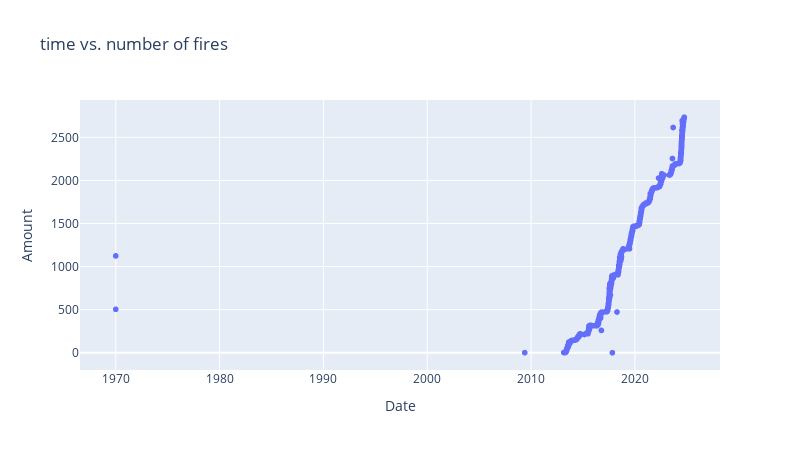

Notebook code for this chart:
### Markdown cell above
**(Click Here)**

**Q1** 
There are 23 variables and 2734 observations
**Q2**
There are 3 different incidennt types, excluding NaN
**Q3**
There have been 20 fires that burned more than 100,000 acres.
The largest fire in the data was August Complex (includes Doe Fire), which burned 1032648 acres.

### Code cell
# Extra Code
columns = ['incident_acres_burned','incident_dateonly_created','incident_dateonly_extinguished']
DF_new = DF_raw[columns]
fig = px.scatter(DF_new,
                     x = 'incident_dateonly_created',
                     title = 'time vs. number of fires',
                     width = 800,
                     height = 450
                    )
fig.update_layout(
                  xaxis_title = "Date",
                  yaxis_title = "Amount"
                )
fig.show()

### Figure 1 — Plotly figure (JSON) as saved in the notebook; plotly's stock layout.template omitted (floating-point values rounded to 4 significant figures; data arrays with more than 128 entries replaced by an {"elided": "..."} marker saying what was removed)
{"data": [{"hovertemplate": "incident_dateonly_created=%{x}<br>index=%{y}<extra></extra>", "legendgroup": "", "marker": {"color": "#636efa", "symbol": "circle"}, "mode": "markers", "name": "", "showlegend": false, "type": "scattergl", "x": {"elided": "2734 str values"}, "xaxis": "x", "y": {"elided": "2734 int values"}, "yaxis": "y"}], "layout": {"height": 450, "legend": {"tracegroupgap": 0}, "title": {"text": "time vs. number of fires"}, "width": 800, "xaxis": {"anchor": "y", "autorange": true, "domain": [0, 1], "range": ["1966-07-22 07:18:12.3483", "2028-03-13 16:41:47.6517"], "title": {"text": "Date"}, "type": "date"}, "yaxis": {"anchor": "x", "autorange": true, "domain": [0, 1], "range": [-200.2, 2933.0], "title": {"text": "Amount"}, "type": "linear"}}}
